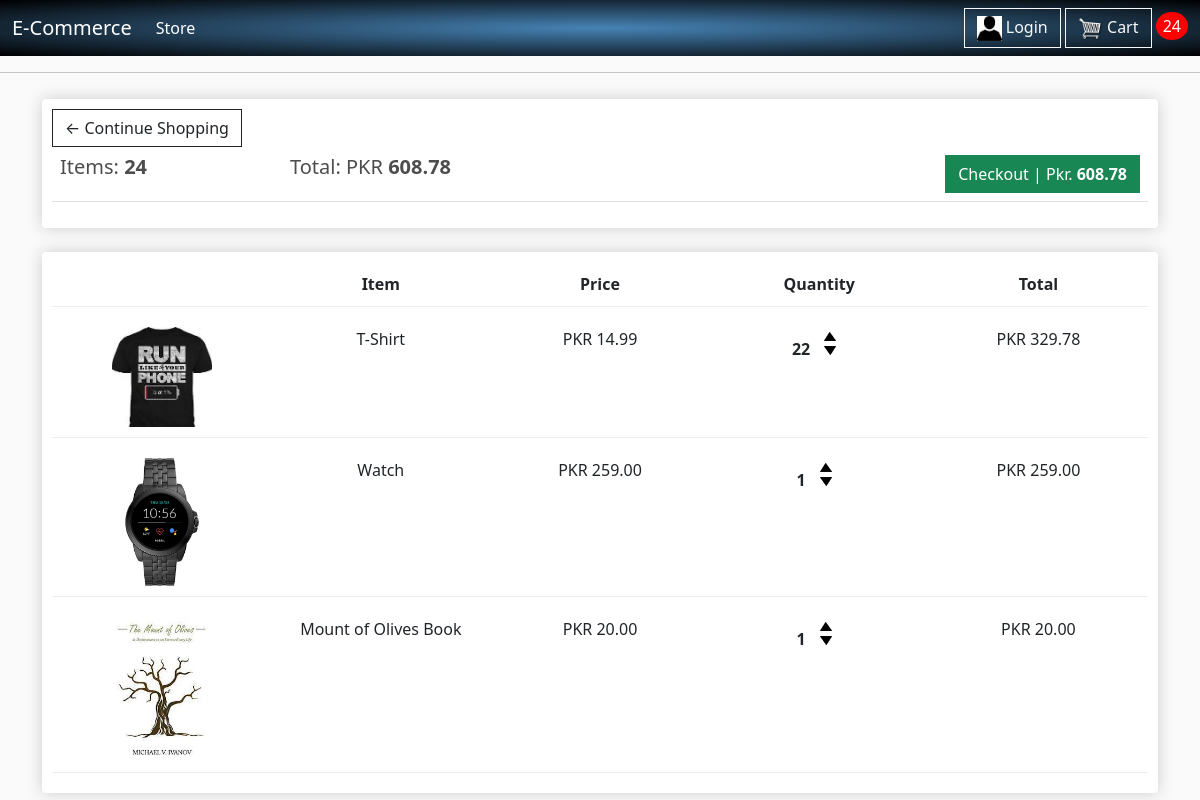
The app's page /cart/ (signed in), older data.
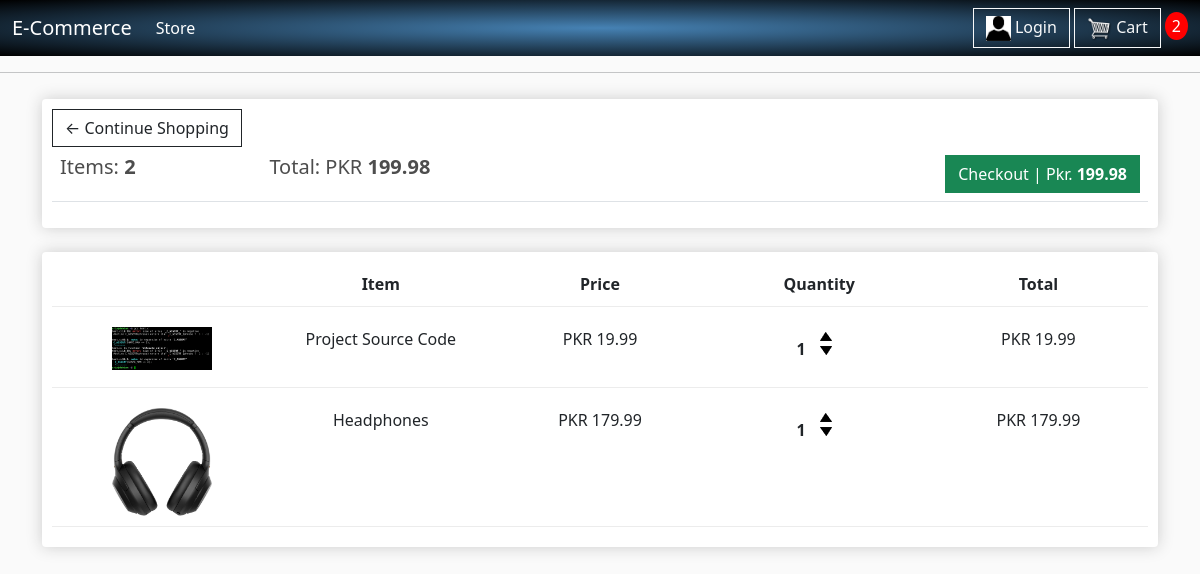
The same page, newer data.
### store/models.py (models this page shows, shortened)
class Order(models.Model):
	customer = models.ForeignKey(Customer, on_delete = models.SET_NULL, null = True, blank = True)
	date_ordered = models.DateTimeField(auto_now_add = True)
	complete = models.BooleanField(default = False)
	transaction_id = models.CharField(max_length = 100, null = True)
	@property
	def get_cart_total(self):
		orderItems = self.orderitem_set.all()
		total = sum([item.get_total for item in orderItems])
		return total
	@property
	def get_cart_items(self):
		orderItems = self.orderitem_set.all()
		total = sum([item.quantity for item in orderItems])
		return total

class OrderItem(models.Model):
	product = models.ForeignKey(Product, on_delete = models.SET_NULL, null = True, blank = True)
	order = models.ForeignKey(Order, on_delete = models.SET_NULL, null = True, blank = True)
	quantity = models.IntegerField(default = 0, null = True, blank = True)
	date_ordered = models.DateTimeField(auto_now_add = True)
	@property
	def get_total(self):
		total = self.product.price * self.quantity
		return total

class Product(models.Model):
	name = models.CharField(max_length = 200, null = True)
	price = models.FloatField(max_length = 6)
	digital = models.BooleanField(default = False, null = True, blank = True)
	image = models.ImageField(null = True, blank = True)  # After adding this, go to settings.py to MEDIA_ROUTE
	@property
	def imageURL(self):
		try:
			url = self.image.url
		except:
			url = ''
		return url  # Now update the img in store.html from product.image.url to product.imageURL

### store/views.py (the view)
# urls.py: path('cart/', views.cart, name = "cart"),
def cart(request):
    if request.user.is_authenticated:
        customer = request.user.customer
        order, created = Order.objects.get_or_create(customer, complete=False)  # get_or_create() => Queries an obj with certain val, if it doesn't exist, it creates it
        items = order.orderitem_set.all() # Getting All the orderitems that have a certain order as parent | we can query child obj by setting the parent val & then the child obj with all lowercase values
        cartItems = order.get_cart_items
    else:
        items = []
        order = {'get_cart_total': 0,'get_cart_items': 0, 'shipping': False}
        cartItems = order['get_cart_items']
    context = {'items': items, 'order': order, 'cartItems': cartItems}
    return render(request, 'store/cart.html', context)

### store/templates/store/cart.html (shortened to what this page needs)
{% extends 'store/main.html' %}
{% load static %}
{% block content %}
<div class="row">
    <div class="col-lg-12">
        <div class="box-element">
            <a class="btn btn-outline-dark" href="{% url 'store' %}">&#x2190; Continue Shopping</a>
            <br>
            <table class="table">
                <tr>
                    <th>
                        <h5>Items: <strong> {{order.get_cart_items}} </strong></h5>
                    </th>
                    <th>
                        <h5>Total: PKR <strong> {{order.get_cart_total|floatformat:2}} </strong></h5>
                    </th>
                    <th>
                        <a style="float:right" ; margin:5px; class="btn btn-success" href="{% url 'checkout' %}">Checkout
                            | Pkr.
                            <strong> {{order.get_cart_total|floatformat:2}} </strong></a>
                    </th>
                </tr>
            </table>
        </div>
        <br>
        <div class="box-element">
            <div class="cart-row">
                <div style="flex:2"></div>
                <div style="flex:2"><strong> Item </strong></div>
                <div style="flex:2"><strong> Price </strong></div>
                <div style="flex:2"><strong> Quantity</strong></div>
                <div style="flex:2"><strong> Total </strong></div>
            </div>
            {% for item in items %}
            <div class="cart-row">
                <div style="flex:2"><img class="row-image" src="{{item.product.imageURL}}"></div>
                <div style="flex:2"> {{item.product.name}}</div>
                <div style="flex:2"> PKR {{item.product.price|floatformat:2}}</div>
                <div style="flex:2">
                    <p class="quantity"> {{item.quantity}} </p>
                    <div class="quantity">
                        <img data-product={{item.product.id}} data-action="add" class="chg-quantity update-cart"
                             src="{% static  'images/arrow-up.png' %}">
                        <img data-product={{item.product.id}} data-action="remove" class="chg-quantity update-cart"
                             src="{% static  'images/arrow-down.png' %}">
                    </div>
                </div>
                <div style="flex:2"> PKR {{item.get_total|floatformat:2}}</div>
            </div>
            {% endfor %}
        </div>
    </div>
</div>
{% endblock content %}

### store/templates/store/main.html (shortened to what this page needs)
<!DOCTYPE html>
{% load static %}
<html>
<head>
    <link href="https://cdn.jsdelivr.net/npm/bootstrap@5.1.3/dist/css/bootstrap.min.css" rel="stylesheet"
>
    <link rel="stylesheet" type="text/css" href="{% static 'css/main.css' %}">
</head>
<body>
<nav class="navbar navbar-expand-lg navbar-dark bg-dark" id="nb">
    <div class="container-fluid">
        <a class="navbar-brand" href="{% url 'store' %}">E-Commerce</a>
        <div class="collapse navbar-collapse" id="navbarSupportedContent">
            <ul class="navbar-nav me-auto mb-2 mb-lg-0">
                <li class="nav-item">
                    <a class="nav-link active" aria-current="page" href="{% url 'store' %}">Store</a>
                </li>
            </ul>
        </div>
        <div class="form-inline my-2 my-lg-0">
            <a href="#" class="btn btn-outline-light">
                <img id="login-icon" src="{% static 'images/login.png' %}"> Login
            </a>
            <a class="btn btn-outline-light" href="{% url 'cart' %}">
                <img id="cart-icon" src="{% static 'images/cart.png' %}"> Cart
            </a>
            <p id="cart-total"> {{cartItems}} </p>
        </div>
    </div>
</nav>
<hr>
<div class="container">
    {% block content %}
    {% endblock content %}
</div>
</body>
</html>

### static/css/main.css (style rules this page uses)
body { background-color: hsl(0, 0%, 98%);*/ }
#nb { background-image: repeating-radial-gradient(steelblue, black); }
h1,h2,h3,h4,h5,h6 { color:hsl(0, 0%, 30%); }
.box-element { box-shadow:hsl(0, 0%, 80%) 0 0 16px; background-color: #fff; border-radius: 4px; padding: 10px; }
.bg-dark { background-color: #4f868c!important; }
#login-icon { width:25px; display: inline-block; margin-left: 0px; }
#cart-icon { width:25px; display: inline-block; margin-left: 0px; }
#cart-total { display: inline; text-align: center; color:#fff; background-color: red; width: 50px; height: 55px; border-radius: 50%; font-size: 16px; padding:3px 7px 3px 7px; text-align:center; }
.col-lg-4, .col-lg-6, .col-lg-8, .col-lg-12 { margin-top: 10px; }
.btn { border-radius: 0; }
.row-image { width: 100px; }
.cart-row { display: flex; padding-top:10px; align-items: flex-stretch; padding-bottom: 10px; margin-bottom: 10px; border-bottom: 1px solid #ececec; text-align:center; }
.quantity { display: inline-block; font-weight: 700; padding-right:10px; }
.chg-quantity { width: 12px; cursor: pointer; display: block; margin-top: 5px; transition:.1s; }

Row changes from the older to the newer data that the page shows:
removed OrderItem: product.imageURL (picture), product.name "T-Shirt", product.price "14.99", quantity "22", get_total "329.78"
removed OrderItem: product.imageURL (picture), product.name "Watch", product.price "259.00", quantity "1", get_total "259.00"
removed OrderItem: product.imageURL (picture), product.name "Mount of Olives Book", product.price "20.00", quantity "1", get_total "20.00"
computed for Order: get_cart_items "24" → "2"; get_cart_total "608.78" → "199.98"
added OrderItem: product.imageURL (picture), product.name "Project Source Code", product.price "19.99", quantity "1", get_total "19.99"
added OrderItem: product.imageURL (picture), product.name "Headphones", product.price "179.99", quantity "1", get_total "179.99"
Text that changed along with them:
{{ cartItems }}: "24" → "2"
